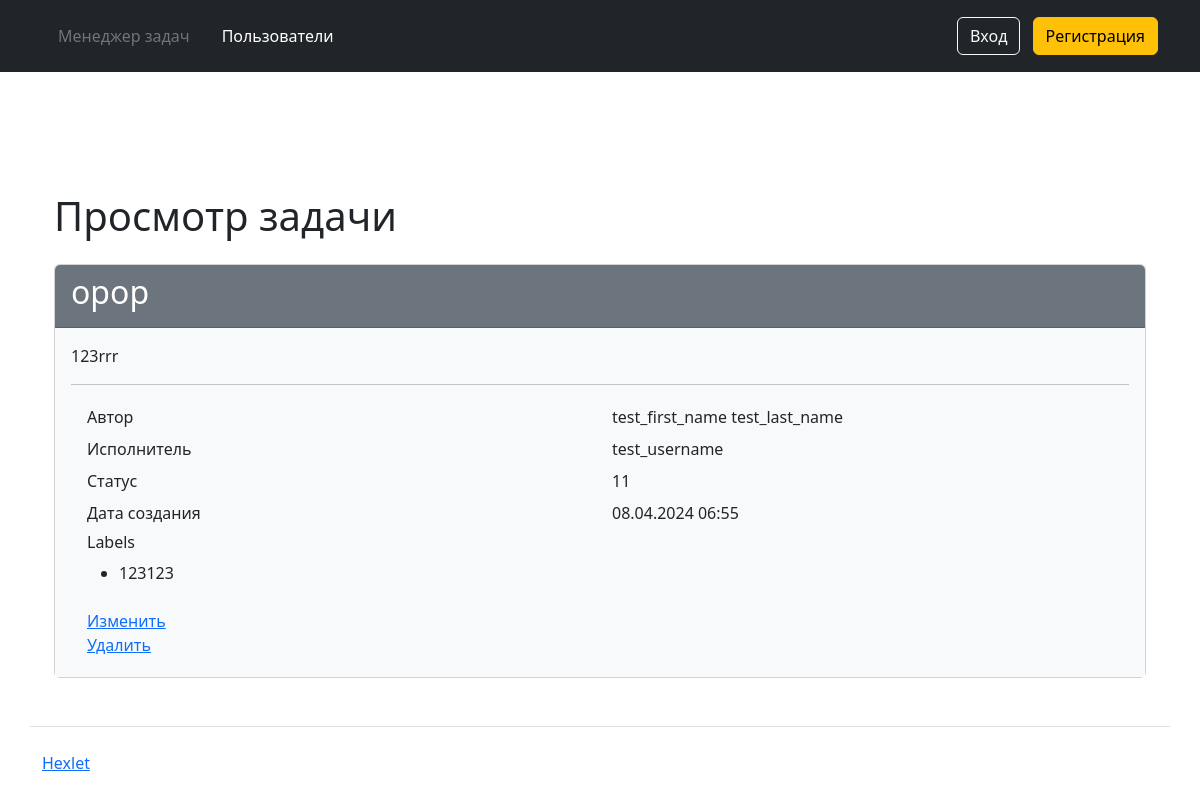
Before: /tasks/1/ with the older database file.
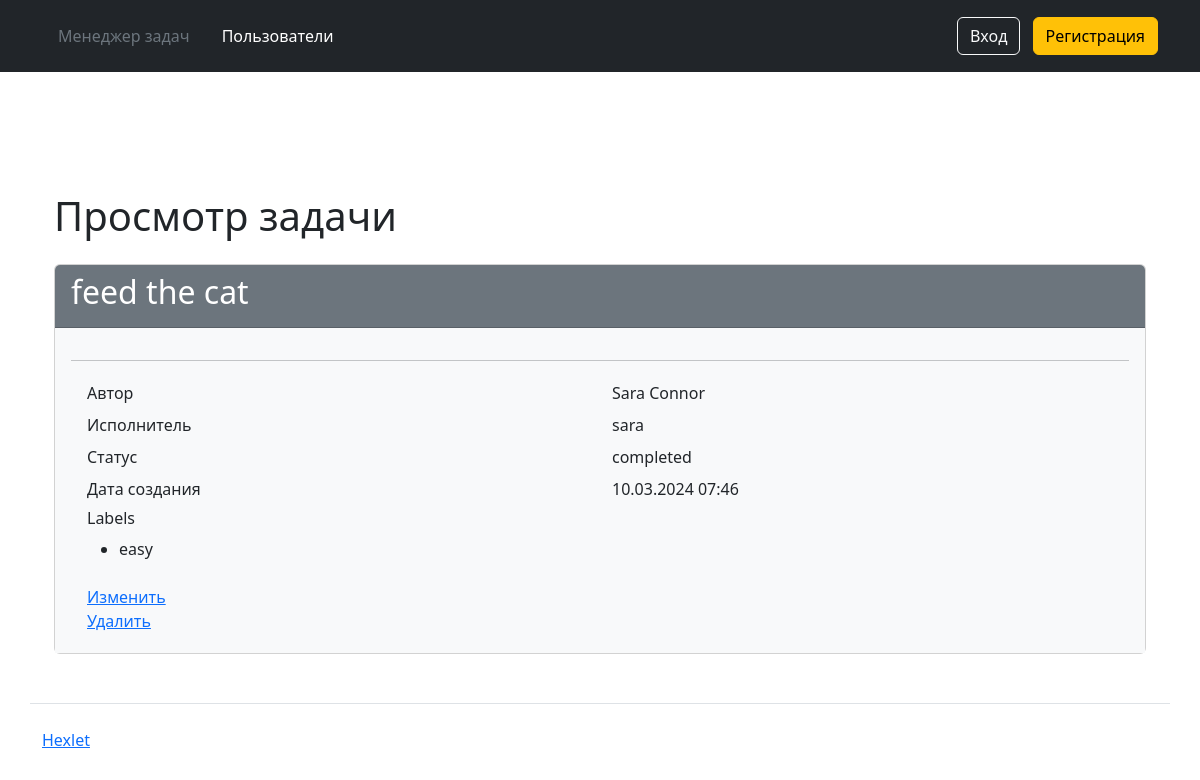
After: the same page with the newer database file.
### task_manager/tasks/models.py (models this page shows, shortened)
class Task(models.Model):
    name = models.CharField('name', max_length=255, unique=True)
    description = models.TextField('description', blank=True)
    author = models.ForeignKey(CustomUser, on_delete=models.CASCADE, related_name='author')
    timestamp = models.DateTimeField("time_stamp", auto_now_add=True)
    executor = models.ForeignKey(CustomUser, on_delete=models.CASCADE)
    status = models.ForeignKey(Status, models.SET_NULL, blank=True, null=True)
    labels = models.ManyToManyField(Labels, through="IntermediateModel", verbose_name='labels')

### task_manager/users/models.py (models this page shows, shortened)
class CustomUser(AbstractUser):
    class Meta:
        ordering = ["id"]
    def __str__(self):
        return self.username

### task_manager/statuses/models.py (models this page shows)
class Status(models.Model):
    name = models.CharField('status', max_length=255)
    timestamp = models.DateTimeField("time_stamp", auto_now_add=True)
    def __str__(self):
        return self.name

### task_manager/labels/models.py (models this page shows)
class Labels(models.Model):
    name = models.CharField('name', max_length=255)
    timestamp = models.DateTimeField("time_stamp", auto_now_add=True)
    def __str__(self):
        return self.name

### task_manager/tasks/views.py (the view)
# urls.py: path('<int:pk>/', TaskInfoView.as_view(), name='task_card'),
class TaskInfoView(DetailView):
    model = Task
    template_name = 'tasks/task_card.html'

### task_manager/templates/tasks/task_card.html
{% extends 'layout.html' %}
{% load i18n %}
{% block content %}
<div class="container wrapper flex-grow-1">
  <h1 class="my-4">
    {% trans "Task details" %}
  </h1>
  <div class="card">
    <div class="card-header bg-secondary text-white">
      <h2>{{task.name}}</h2>
    </div>
    <div class="card-body bg-light">
      <p>{{task.description}}</p>
      <hr>
      <div class="container">
        <div class="row p-1">
          <div class="col">{% trans "Author" %}</div>
          <div class="col">{{task.author.first_name}}  {{ task.author.last_name }}</div>
        </div>
        <div class="row p-1">
          <div class="col">{% trans "Executor" %}</div>
          <div class="col">{{task.executor}}</div>
        </div>
        <div class="row p-1">
          <div class="col">{% trans "Status" %}</div>
          <div class="col">{{task.status}}</div>
        </div>
        <div class="row p-1">
          <div class="col">{% trans "Creation date" %}</div>
          <div class="col">{{ task.timestamp|date:"d.m.Y H:i"}}</div>
        </div>
        <div class="row p-1">
            <div class="col">
                <h6> Labels </h6>
                {% if task.labels.all %}
                <ul>
                    {% for label in task.labels.all %}
                    <li>{{ label }}</li>
                    {% endfor %}
                </ul>
                {% endif %}
            </div>
        </div>
        <div class="row p-1">
          <div class="col">
            <a href="{% url 'task_update' task.id%}">{% trans "Update" %}</a>
            <br>
            <a href="% url 'task_delete' task.id%}">{% trans "Delete" %}</a>
          </div>
        </div>
      </div>
    </div>
  </div>
</div>
{% endblock %}

Changed rows visible on the page:
removed Labels: name "123123"
changed Task: name "opop" → "feed the cat"; author.first_name "test_first_name" → "Sara"; author.last_name "test_last_name" → "Connor"; executor "test_username" → "sara"; status "11" → "completed"; timestamp "08.04.2024 06:55" → "10.03.2024 07:46"; description "123rrr" → (not shown)
added Labels: name "easy"
